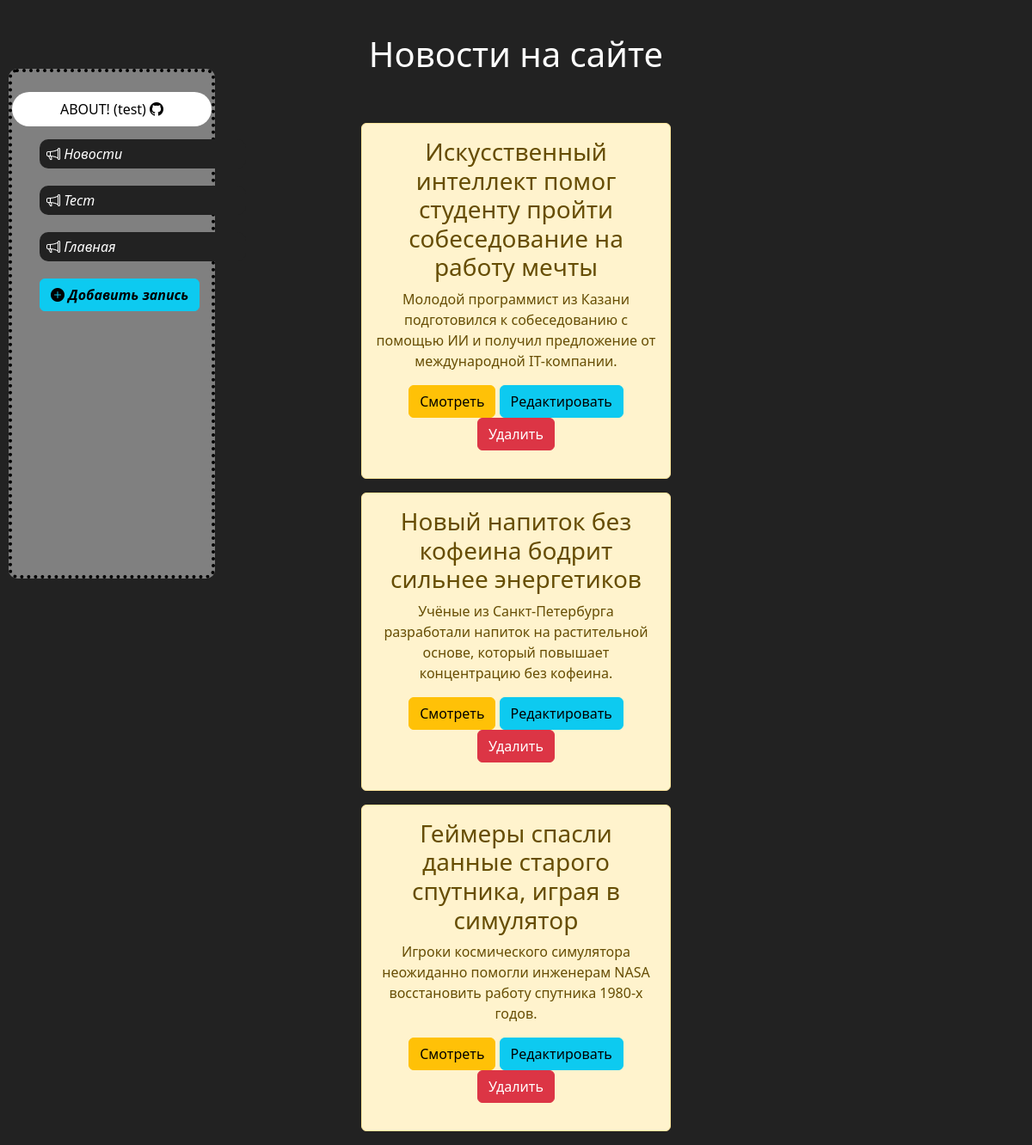
/incl/, run on an earlier commit of the app's database.
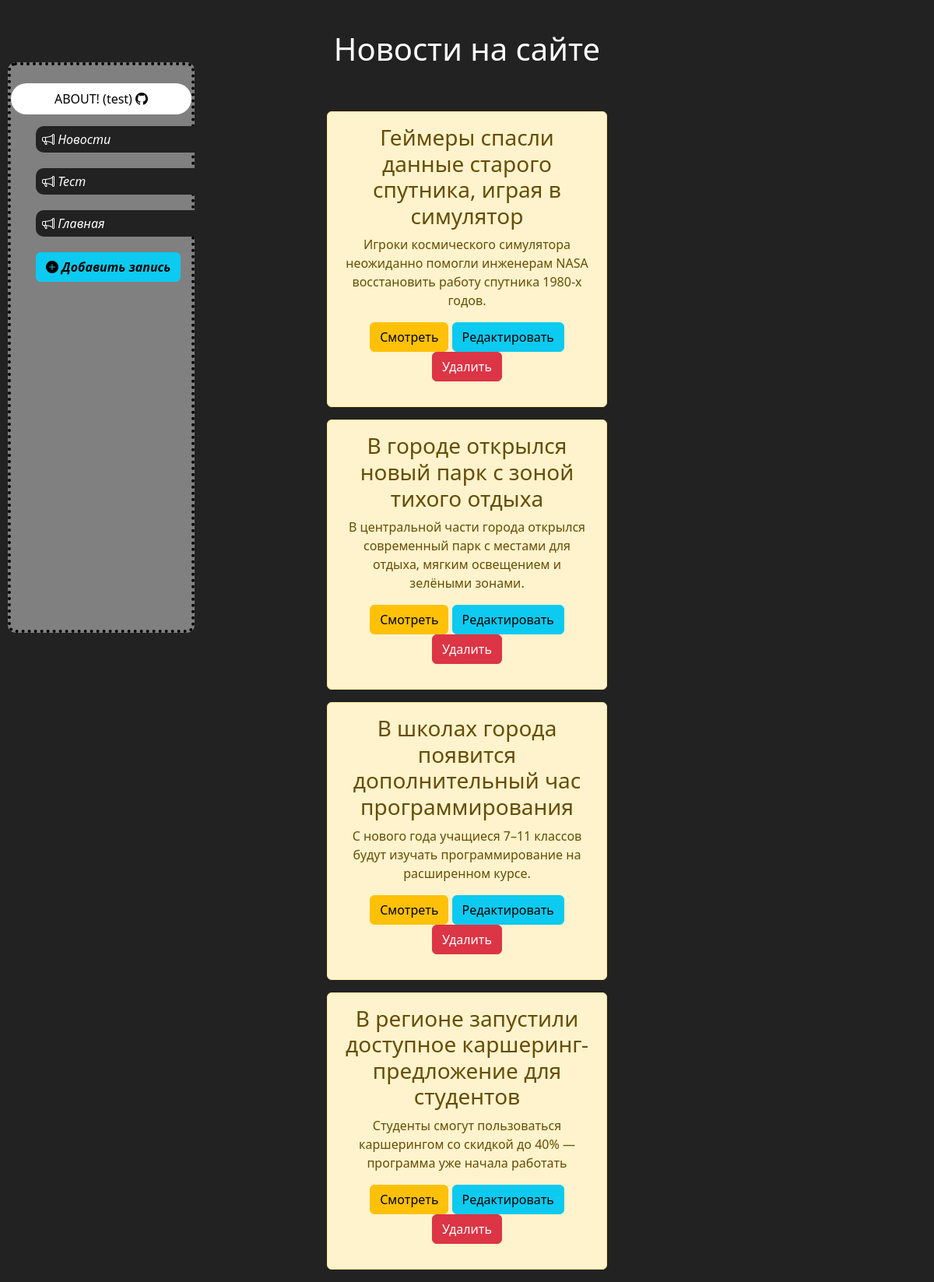
And on a later commit of the database.
### main/models.py (models this page shows, shortened)
class Articles(models.Model):
    title = models.CharField('Название', max_length=100)
    anons = models.CharField('Анонс', max_length=500)
    FULL = models.TextField('Статья')
    date = models.DateField('Дата')

### main/views.py (the view)
# urls.py: path('incl/', views.incl, name="incl"),
def incl(request):
    news = Articles.objects.all()
    return render(request, "main/incl.html", {"news": news})

### main/templates/main/incl.html (shortened to what this page needs)
{% extends "main/base.html" %}
{% block body_class %}child-page4{% endblock %}
{% block content %}
<br><h1 class="ert">Новости на сайте</h1><br><br>
    {% if news %}
        {% for el in news %}
        <div class="alert alert-warning" id="qasd">
        <h3>{{ el.title }}</h3>
        <p>{{ el.anons }}</p>
        <p><a href="{% url 'newsdetail' el.id %}" class="btn btn-warning">Смотреть</a>
        <a href="{% url 'newsupdate' el.id %}" class="btn btn-info">Редактировать</a>
        <a href="{% url 'newsdelete' el.id %}" class="btn btn-danger">Удалить</a></p>
        </div>
        {% endfor %}
    {% else %}
    <p>Записей нету</p>
    {% endif %}
{% endblock %}

### main/templates/main/base.html (shortened to what this page needs)
{% load static %}
<!DOCTYPE html>
<html lang="en">
<head>
    <link rel="stylesheet" href="{% static 'main/bootstrap/css/bootstrap.min.css' %}">
    <link rel="stylesheet" href="https://cdn.jsdelivr.net/npm/bootstrap-icons@1.13.1/font/bootstrap-icons.min.css">
    <link rel="stylesheet" href="{% static 'main/css/styles.css' %}">
    <link rel="stylesheet" href="{% static 'news/css/styles.css' %}">
</head>
<body class="{% block body_class %}{% endblock %}">
<div class="blockd"><details><summary>ABOUT! (test) <i class="bi bi-github"></i></summary>
    <b>Soon...</b><b>Soon...</b><b>Soon...</b><b>Soon...</b><b>Soon...</b></details>
    <ul>
        <a href="{% url 'incl' %}"><li id="edc"><i class="bi bi-megaphone"> Новости </i></li></a>
        <a href="{% url 'test' %}"><li id="edc"><i class="bi bi-megaphone"> Тест</i></li></a>
        <a href="{% url 'home' %}"><li id="edc"><i class="bi bi-megaphone"> Главная</i></li></a>
        <a href="{% url 'create' %}"><li ><button class="btn btn-info"><i class="bi bi-plus-circle-fill"><b> Добавить запись</b></i></button></li></a>
    </ul>
</div>
    {% block content %}
    {% endblock %}
</body>
</html>

### main/static/main/css/styles.css (style rules this page uses)
* { margin: 0 auto; padding: 0; }
.child-page4 { background-color: #222; }
.blockd { margin-top: 80px; margin-left: 10px; width: 20%; height: 44.5%; background-color: gray; position: fixed; float: left; border-radius: 10px; border: black 4px dotted; }
details b, summary { color: black; position: relative; margin-top: 10%; list-style: none; padding: 8px; background-color: white; text-align: center; border-radius: 50px; }
li#edc { padding-left: 8px; color: white; border-radius: 10px; padding-block: 5px; margin-top: 15px; background-color: #222; margin-bottom: 20px; }
a { text-decoration: none; }
li { border-radius: 30px ; list-style: none; font-weight: 500; width: 30vh; margin-left: 0; }
.ert { color: white; padding-top: 15px; text-align: center; }

### news/static/news/css/styles.css (style rules this page uses)
#qasd { width: 30%; height: 30%; text-align: center; }

What changed in the data, as far as the page shows it:
removed Articles: title "Искусственный интеллект помог студенту пройти собеседование на работу мечты", anons "Молодой программист из Казани подготовился к собеседованию с помощью ИИ и получил предложение от международной IT-компании."
removed Articles: title "Новый напиток без кофеина бодрит сильнее энергетиков", anons "Учёные из Санкт-Петербурга разработали напиток на растительной основе, который повышает концентрацию без кофеина."
added Articles: title "В городе открылся новый парк с зоной тихого отдыха", anons "В центральной части города открылся современный парк с местами для отдыха, мягким освещением и зелёными зонами."
added Articles: title "В школах города появится дополнительный час программирования", anons "С нового года учащиеся 7–11 классов будут изучать программирование на расширенном курсе."
added Articles: title "В регионе запустили доступное каршеринг-предложение для студентов", anons "Студенты смогут пользоваться каршерингом со скидкой до 40% — программа уже начала работать"
